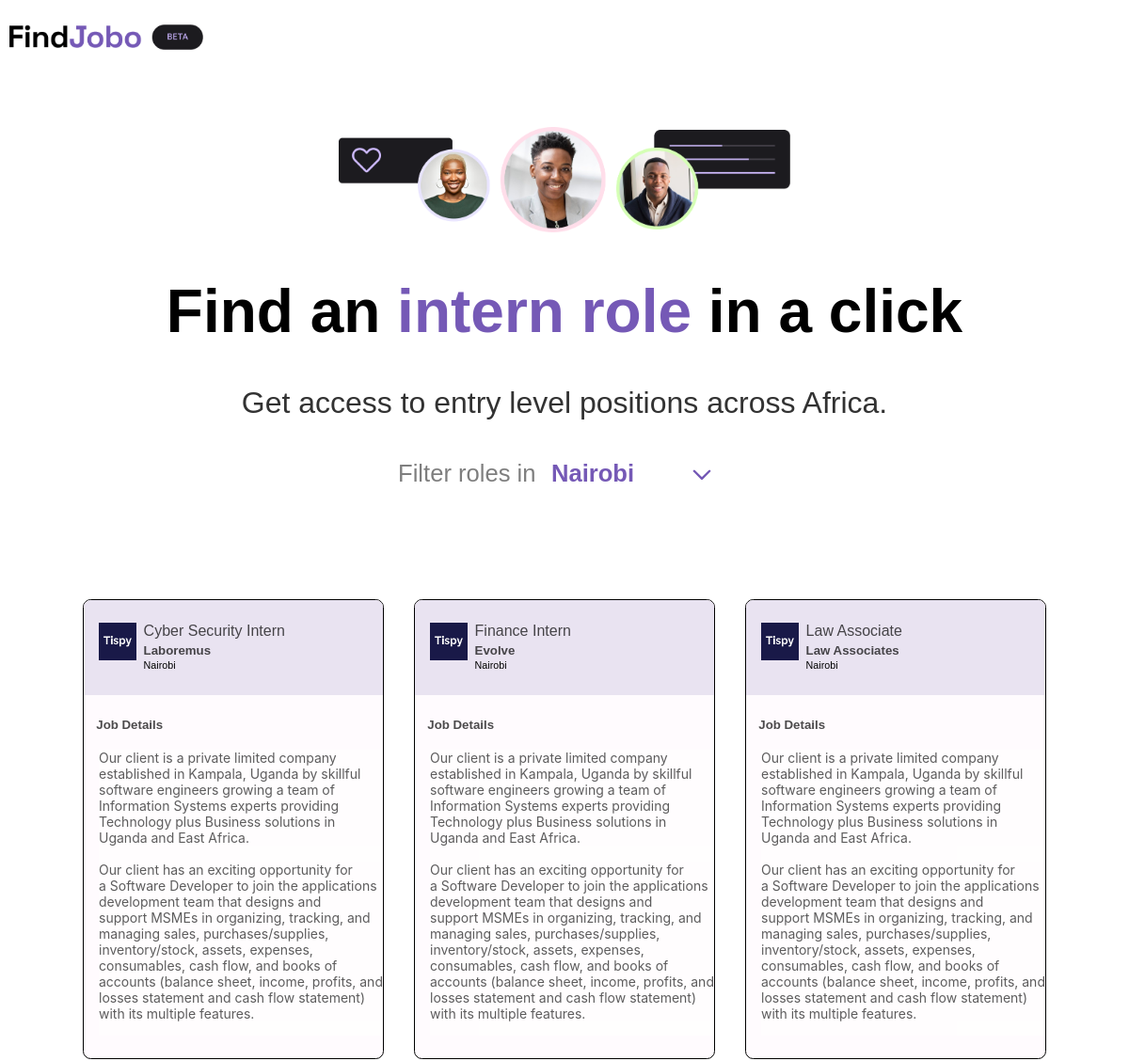
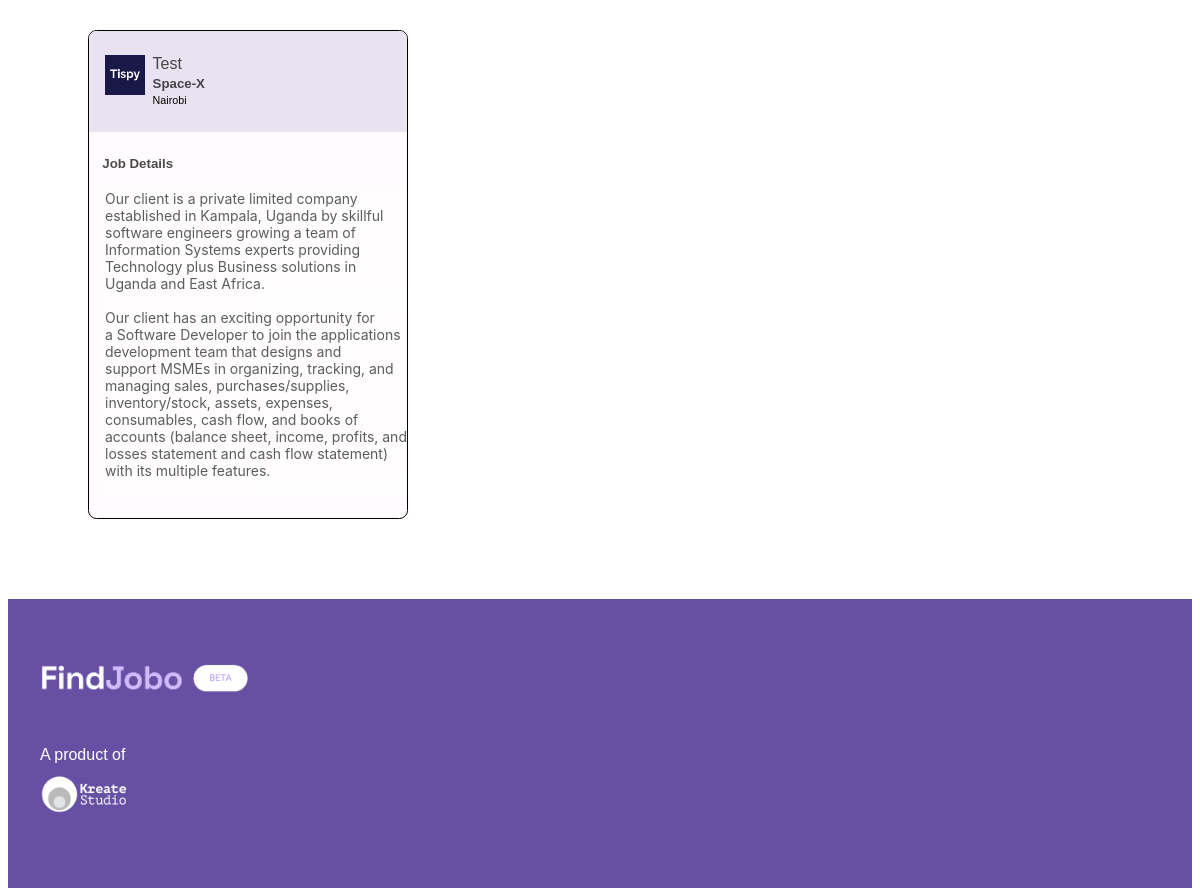
The page / on the database its author committed (2 pictures, top to bottom).
### findjoboapp/models.py (models this page shows, shortened)
class Job(models.Model):
    title = models.TextField(max_length=100, blank=False)
    description = RichTextField()
    company = models.TextField(max_length=50, blank=False)
    company_logo = models.ImageField(blank=False)
    city = models.ForeignKey(City, null=True, blank=True, on_delete= models.SET_NULL)
    category = models.ForeignKey(Category,null=True, blank=True, on_delete= models.SET_NULL)
    application_url = models.URLField()

class City(models.Model):
    name = models.TextField(max_length=50)
    def __str__(self):
        return self.name

### findjoboapp/views.py (the view)
# urls.py: path('', home_view),
def home_view(request, city="nairobi" ):
    context = {
        "jobs" : Job.objects.filter(city__name=city.lower()) ,
        "selected_city" : city,
        "categories": Category.objects.all(),
        "cities" : City.objects.all()
    }
    return render(request, "index.html", context)

### findjoboapp/templates/index.html (shortened to what this page needs)
{% load static %}
<!DOCTYPE html>
<html lang="en">
<head>
    <link rel="stylesheet" type="text/css" href="{% static 'style.css'  %}">
</head>
<body>
    <div id="navigation-bar">
        <img class="logo" src="{% static 'images/logo.png' %}">
    </div>
    <img id="hero" src="{% static 'images/hero.png' %}">
    <h1>Find an <span class="purple-text">intern role</span> in a click</h1>
    <h3>Get access to entry level positions across Africa.</h3>
    <div id="city-filter">
        <h3 style="margin: 0; margin: auto;">Filter roles in</h3>
        <select name="Cities" id="cities-dropdown" style="background-image: url('{% static 'images/caret-down.svg' %}');">
            <option id="selected-city" current-city="{{selected_city}}" selected>{{selected_city}}</option>
          </select>
    </div>
    <div style="height: 2em;"></div>
    <br>
    <div id="jobs-section">
       {% for job in jobs %}
       <a href="{{job.application_url}}">
        <div class="job-container">
            <div class="job-header-section">
                <img class="employer-logo" src="{{job.company_logo.url }}">
                <div class="job-basics">
                    <h4>{{job.title}}</h4>
                    <h5>{{job.company}}</h5>
                    <h6 style="text-transform: capitalize;">{{job.city}}</h6>
                </div>
            </div>
            <h5 style="margin-left: 1em; opacity: 0.7;"> Job Details</h5>
            <div class="job-details-section">
                <p >{{job.description|safe}}</p>
            </div>
            </div>
       </a>
       {% endfor %}
    </div>
    <div id="footer">
        <img class="logo" id="footer-logo" src="{% static 'images/logo-footer.png' %}">
        <p>A product of</p>
        <img class="logo" id="kreate-footer-logo" src="{% static 'images/kreate-logo.png' %}">
    </div>
</body>
</html>

### static/style.css (style rules this page uses)
html { scroll-behavior: smooth; }
body { overflow-x: hidden; text-align: center; font-family: sans-serif; }
a { text-decoration: none; color: inherit; }
h1 { font-size: 4em; }
h3 { font-size: 2em; color: black; opacity: 0.8; font-weight: normal; }
select { padding: 10px; padding-right: 30px; font-size: 0.8em; -moz-appearance: none; -webkit-appearance: none; appearance: none; text-transform: capitalize; background-repeat: no-repeat, repeat; background-position: right .7em top 50%, 0 0; background-size: 1em auto, 100%; }
option { text-transform: capitalize; }
#navigation-bar { width: 100%; text-align: left; position: sticky; top: 0; z-index: 10; background-color: white; }
.logo { display: inline-block; width: 13em; }
#hero { width: 40vw; margin-top: 5VW; }
.purple-text { color: #7559B6; }
#city-filter { display: inline-grid; grid-template-columns: auto auto; margin: auto; column-gap: 0.5em; font-size: 0.8em; }
#city-filter h3 { opacity: 0.5; }
#cities-dropdown { border: none; height: fit-content; background-color: transparent; font-size: 2em; font-weight: bold; color: #7559B6; }
#jobs-section { display: inline-grid; grid-template-columns: auto auto auto; margin-top: 5vw; margin-inline: 5em ; column-gap: 2em; row-gap: 2em; }
.employer-logo { width: 2.5em; margin-block: auto; display: inline-block; margin-left: 1em; margin-block: 1.5em; }
.job-basics { margin-block: 1.5em; }
.job-container { min-width: 22vw; text-align: left; background-color: #FFFBFE; border-style: solid; border-color: black; border-width: 0.5px ; border-radius: 8.5px; overflow: hidden; }
.job-container h4, h5, h6 { margin: 0; }
.job-container h4 { font-weight: 500; margin-bottom: 0.2em; opacity: 0.7; }
.job-container h5 { font-weight: 600; margin-bottom: 0.2em; opacity: 0.7; }
.job-container h6 { font-weight: 200; margin-bottom: 0.2em; }
.job-header-section { display: grid; grid-template-columns: 20% 80%; margin-bottom: 1.5em; text-align: left; overflow: hidden; background-color: #E9E3F1; }
.job-details-section { max-height: 20em; min-height: 20em; overflow: hidden; margin-bottom: 1.5em; margin-left: 1em ; }
.job-container p { margin-inline: 2em; opacity: 0.7; }
#footer-logo { margin-left: 2em; margin-top: 3em; margin-bottom: 2em; }
#kreate-footer-logo { width: 6em; margin-left: 2em; margin-top: 0.5em; margin-bottom: 4em; }
#footer { margin-top: 5em; background-color: #6750A4; text-align: left; color: white; }
#footer p { margin: 0; margin-left: 2em; }

### rows shown on the page
Job: company_logo (picture), title "Cyber Security Intern", company "Laboremus", city "Nairobi", description "Our client is a private limited company established in Kampala, Uganda by skillful software engineers growing a team of Information Systems experts providing Technology plus Business solutions in Uganda and East Africa. Our client has an exciting opportunity for a Software Developer to join the applications development team that designs and support MSMEs in organizing, tracking, and managing sales, purchases/supplies, inventory/stock, assets, expenses, consumables, cash flow, and books of accounts (balance sheet, income, profits, and losses statement and cash flow statement) with its multiple features."
Job: company_logo (picture), title "Finance Intern", company "Evolve", city "Nairobi", description "Our client is a private limited company established in Kampala, Uganda by skillful software engineers growing a team of Information Systems experts providing Technology plus Business solutions in Uganda and East Africa. Our client has an exciting opportunity for a Software Developer to join the applications development team that designs and support MSMEs in organizing, tracking, and managing sales, purchases/supplies, inventory/stock, assets, expenses, consumables, cash flow, and books of accounts (balance sheet, income, profits, and losses statement and cash flow statement) with its multiple features."
Job: company_logo (picture), title "Law Associate", company "Law Associates", city "Nairobi", description "Our client is a private limited company established in Kampala, Uganda by skillful software engineers growing a team of Information Systems experts providing Technology plus Business solutions in Uganda and East Africa. Our client has an exciting opportunity for a Software Developer to join the applications development team that designs and support MSMEs in organizing, tracking, and managing sales, purchases/supplies, inventory/stock, assets, expenses, consumables, cash flow, and books of accounts (balance sheet, income, profits, and losses statement and cash flow statement) with its multiple features."
Job: company_logo (picture), title "Test", company "Space-X", city "Nairobi", description "Our client is a private limited company established in Kampala, Uganda by skillful software engineers growing a team of Information Systems experts providing Technology plus Business solutions in Uganda and East Africa. Our client has an exciting opportunity for a Software Developer to join the applications development team that designs and support MSMEs in organizing, tracking, and managing sales, purchases/supplies, inventory/stock, assets, expenses, consumables, cash flow, and books of accounts (balance sheet, income, profits, and losses statement and cash flow statement) with its multiple features."

### other values the page prints
form field Cities "nairobi"
